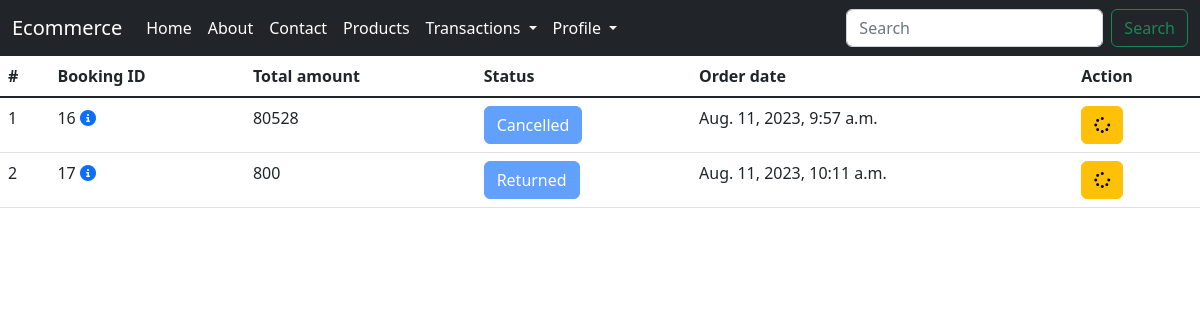
/my_order/ (signed in), run on an earlier commit of the app's database.
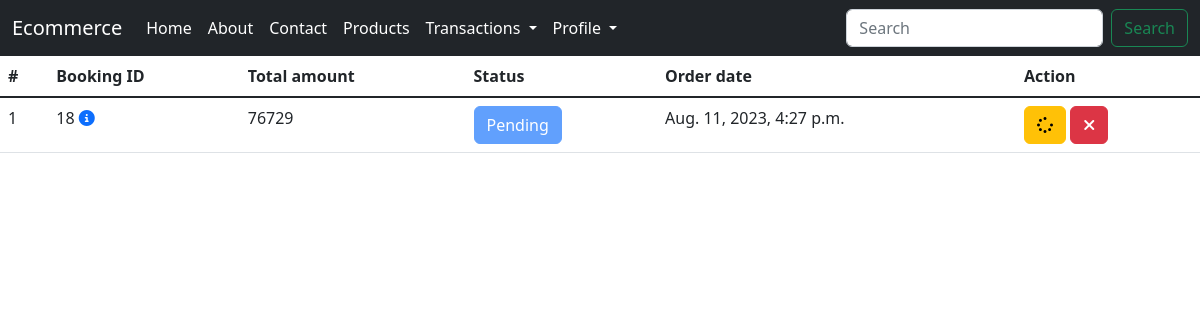
And on a later commit of the database.
### ecommerceapp/models.py (models this page shows, shortened)
class Booking(models.Model):
    user=models.ForeignKey(User, on_delete=models.CASCADE, blank=False)
    product=models.TextField(default={'objects':[]}, null=True, blank=True)
    total=models.CharField(max_length=100, null=True, blank=True)
    status=models.IntegerField(choices=ORDERSTATUS, default=1)
    created=models.DateTimeField(auto_now_add=True)
    updated=models.DateTimeField(auto_now=True)
    razorpay_payment_id=models.CharField(max_length=100, null= True, blank=True)
    razorpay_order_id=models.CharField(max_length=100, null= True, blank=True)

### ecommerceapp/views.py (the view)
# urls.py: path('my_order/', my_order, name="my_order"),
def my_order(request):
    if not request.user.is_authenticated:
        return redirect('user_login')
    orders=Booking.objects.filter(user=request.user)
    return render(request, 'my_order.html', locals())

### ecommerceapp/templates/my_order.html (shortened to what this page needs)
{% include 'navbar.html' %}
{% block body %}
<table class="table">
    <thead>
        <tr>
            <th scope="col">#</th>
            <th scope="col">Booking ID</th>
            <th scope="col">Total amount</th>
            <th scope="col">Status</th>
            <th scope="col">Order date</th>
            <th scope="col">Action</th>
        </tr>
    </thead>
    <tbody class="table-group-divider">
        {% for i in orders %}
        <tr>
            <td>{{forloop.counter}}</td>
            <td>{{i.id}} <a href="{% url 'order_details' i.id %}" title="Details"><i class="fa-solid fa-circle-info"></i></a></td>
            <td>{{i.total}}</td>
            <td><a href="#" class="btn btn-primary disabled" title="Track Status">{{i.get_status_display}}</a></td>
            <td>{{i.created}}</td>
            <td>
                <a href="{% url 'user_order_track' i.id %}" class="btn btn-warning" title="Track Order"><i class="fa-solid fa-spinner"></i></a>
                {% if i.status < 4 %}
                <a href="{% url 'cancel_order' i.id %}" class="btn btn-danger" title="Cancel Order"><i class="fa-solid fa-xmark"></i></a>
                {% elif i.status == 4 %}
                <a href="{% url 'return_order' i.id %}" class="btn btn-success" title="Return Order"><i class="fa fa-refresh"></i></a>
                {% endif %}
            </td>
        </tr>
        {% endfor %}
    </tbody>
</table>
{% endblock %}

### ecommerceapp/templates/navbar.html (shortened to what this page needs)
<!doctype html>
<html lang="en">
{% load static %}
<head>
    <link href="https://cdn.jsdelivr.net/npm/bootstrap@5.2.3/dist/css/bootstrap.min.css" rel="stylesheet"
>
    <link rel="stylesheet" href="{% static 'css/style.css' %}">
    <link href="https://getbootstrap.com/docs/5.3/assets/css/docs.css" rel="stylesheet">
</head>
<body>
    <nav class="navbar navbar-expand-lg bg-dark">
        <div class="container-fluid">
            <a class="navbar-brand" href="/">Ecommerce</a>
            <div class="collapse navbar-collapse" id="navbarSupportedContent">
                <ul class="navbar-nav me-auto mb-2 mb-lg-0">
                    <li class="nav-item">
                        <a class="nav-link active" aria-current="page" href="/">Home</a>
                    </li>
                    <li class="nav-item">
                        <a class="nav-link" href="{% url 'about' %}">About</a>
                    </li>
                    <li class="nav-item">
                        <a class="nav-link" href="#">Contact</a>
                    </li>
                    {% if not request.user.is_authenticated %}
                    <li class="nav-item">
                        <a class="nav-link" href="{% url 'signup' %}">Register</a>
                    </li>
                    <li class="nav-item">
                        <a class="nav-link" href="{% url 'user_login' %}">Sign In</a>
                    </li>
                    <li class="nav-item">
                        <a class="nav-link" href="{% url 'admin_login' %}">Admin Log In</a>
                    </li>
                    {% else %}
                    <li class="nav-item">
                        <a href="{% url 'user_product' 0 %}" class="nav-link">Products</a>
                    </li>
                    <li class="nav-item dropdown">
                        <a class="nav-link dropdown-toggle" href="#" role="button" data-bs-toggle="dropdown"
                            aria-expanded="false">
                            Transactions
                        </a>
                    </li>
                    <li class="nav-item dropdown">
                        <a class="nav-link dropdown-toggle" href="#" role="button" data-bs-toggle="dropdown"
                            aria-expanded="false">
                            Profile
                        </a>
                    </li>
                    {% endif %}
                </ul>
                <form class="d-flex" role="search">
                    <input class="form-control me-2" type="search" placeholder="Search" aria-label="Search">
                    <button class="btn btn-outline-success" type="submit">Search</button>
                </form>
            </div>
        </div>
    </nav>
</body>
</html>

### ecommerceapp/static/css/style.css (style rules this page uses)
.nav-link { color: white !important; }
.navbar-brand { color: white; }

What changed in the data, as far as the page shows it:
removed Booking: id "16", total "80528", status "Cancelled", created "Aug. 11, 2023, 9:57 a.m."
removed Booking: id "17", total "800", status "Returned", created "Aug. 11, 2023, 10:11 a.m."
added Booking: id "18", total "76729", status "Pending", created "Aug. 11, 2023, 4:27 p.m."
